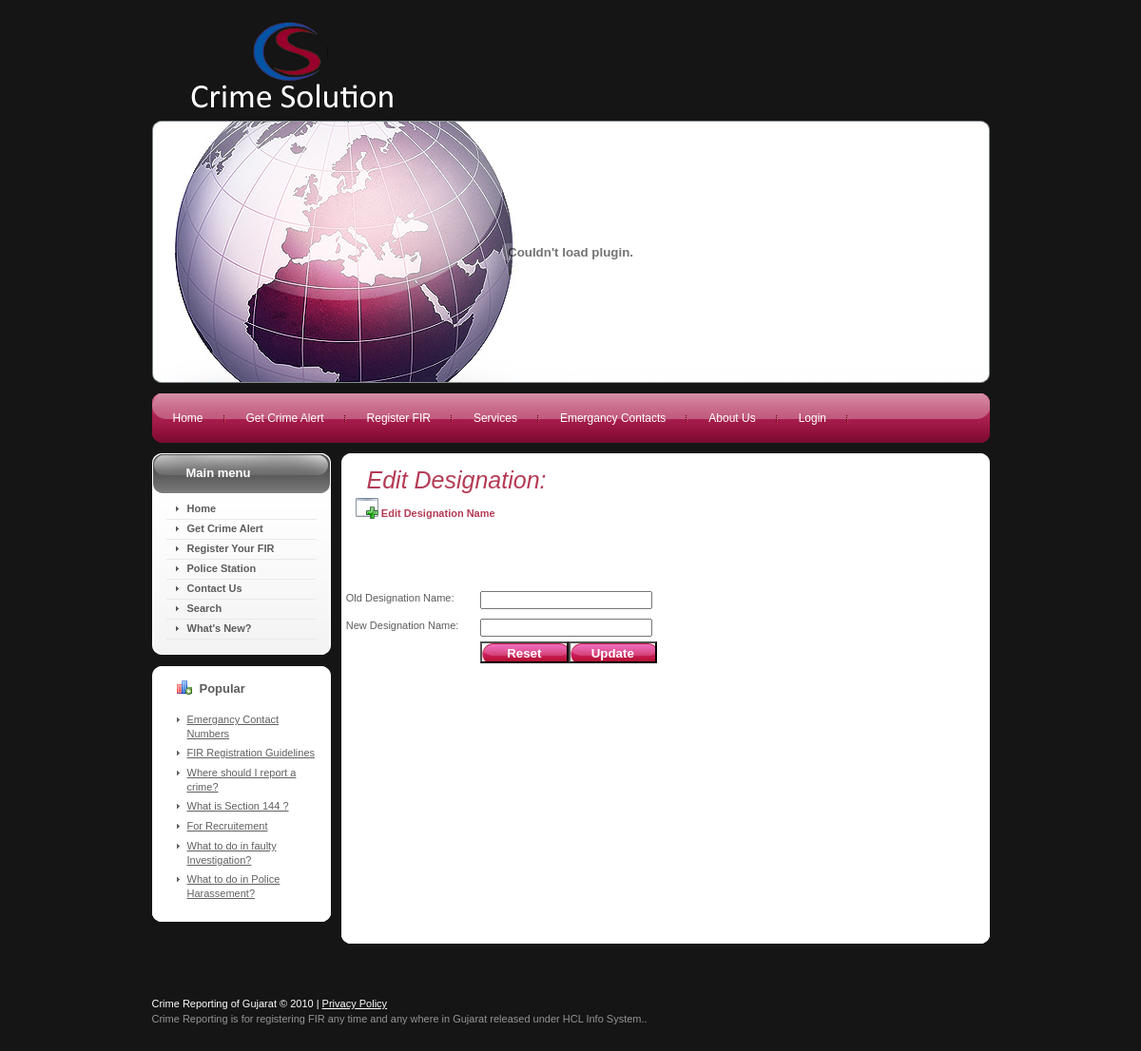
Page /editdesignation.php?desiname=PSI on the earlier database version.
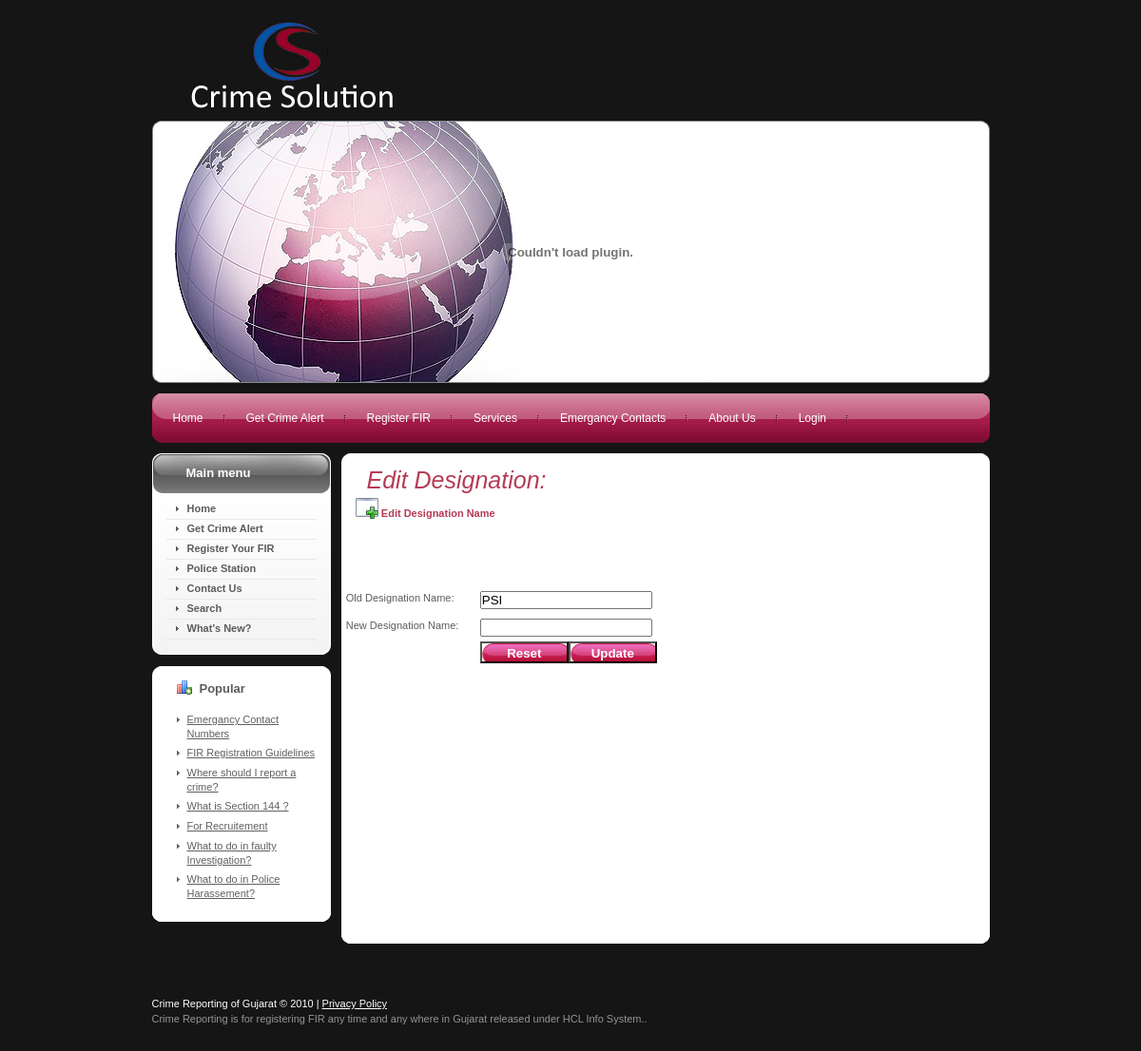
Same page on the later database version.
### tables this page shows
CREATE TABLE `mstr_designation` (
  `desi_id` int(10) unsigned NOT NULL AUTO_INCREMENT,
  `desi_name` varchar(45) NOT NULL,
  PRIMARY KEY (`desi_id`)
);

### editdesignation.php (the view, shortened to what the changed rows need)
<?php
include("header.php");
$desiname = $_GET['desiname'];
$selectQuery = "select *from mstr_designation where desi_name = '".$desiname."' ";
$rs = mysql_query($selectQuery);
$record = mysql_fetch_array($rs);
?>
<div id="content">
  <div class="clear">
	<div id="container" class="wrapper-container">
       <div class="corner-top-left">
       <div class="corner-top-right">
       <div class="corner-bottom-left">
       <div class="corner-bottom-right">
<body>
<h1><span class="componentheading"><em>Edit Designation: </em></span></h1>
<form name="editdesignation.php" action="updatedesignation.php" method="post">
<table width="80%" border="0" bgcolor="#FFFFFF">
<tr>
	<td width="27%" ><input  readonly="yes" type="text" id="designation" name="designation" value="<?php echo $record["desi_name"]; ?>"/>
				</td>
</tr>
</table>
</form>
  </div>
       </div>
	</div>
	</div>
	</div>
 <?php include("footer.php");?>
</body>
</html>

Differences in the rows shown:
added mstr_designation: designation "PSI"
